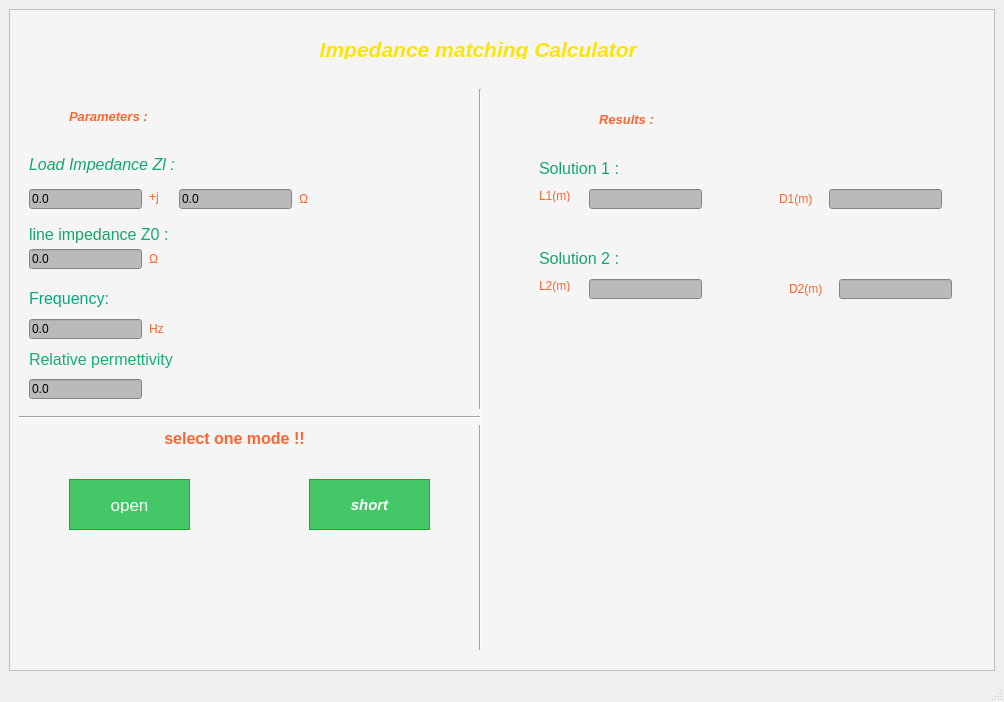
<?xml version="1.0" encoding="UTF-8"?>
<ui version="4.0">
 <class>projet_HF</class>
 <widget class="QMainWindow" name="projet_HF">
  <property name="geometry">
   <rect>
    <x>0</x>
    <y>0</y>
    <width>1004</width>
    <height>702</height>
   </rect>
  </property>
  <property name="windowTitle">
   <string>Projet HF</string>
  </property>
  <property name="windowIcon">
   <iconset>
    <normaloff>unnamed.png</normaloff>unnamed.png</iconset>
  </property>
  <widget class="QWidget" name="centralwidget">
   <layout class="QGridLayout" name="gridLayout">
    <item row="0" column="1">
     <widget class="QFrame" name="frame">
      <property name="styleSheet">
       <string notr="true">
background-color: rgb(245, 245, 245);</string>
      </property>
      <property name="frameShape">
       <enum>QFrame::StyledPanel</enum>
      </property>
      <property name="frameShadow">
       <enum>QFrame::Raised</enum>
      </property>
      <widget class="QLabel" name="label">
       <property name="geometry">
        <rect>
         <x>200</x>
         <y>30</y>
         <width>481</width>
         <height>20</height>
        </rect>
       </property>
       <property name="font">
        <font>
         <family>Arial</family>
         <pointsize>16</pointsize>
         <weight>75</weight>
         <italic>true</italic>
         <bold>true</bold>
        </font>
       </property>
       <property name="styleSheet">
        <string notr="true">
color: rgb(255, 228,2);</string>
       </property>
       <property name="text">
        <string>                   Impedance matching Calculator</string>
       </property>
      </widget>
      <widget class="QLabel" name="label_2">
       <property name="geometry">
        <rect>
         <x>60</x>
         <y>100</y>
         <width>101</width>
         <height>16</height>
        </rect>
       </property>
       <property name="font">
        <font>
         <family>Arial</family>
         <pointsize>10</pointsize>
         <weight>75</weight>
         <italic>true</italic>
         <bold>true</bold>
        </font>
       </property>
       <property name="text">
        <string>&lt;html&gt;&lt;head/&gt;&lt;body&gt;&lt;p&gt;&lt;span style=&quot; font-size:10pt; font-weight:600; font-style:italic; color:#ff652f;&quot;&gt;Parameters :&lt;/span&gt;&lt;/p&gt;&lt;/body&gt;&lt;/html&gt;</string>
       </property>
      </widget>
      <widget class="QLabel" name="label_3">
       <property name="geometry">
        <rect>
         <x>20</x>
         <y>140</y>
         <width>161</width>
         <height>31</height>
        </rect>
       </property>
       <property name="text">
        <string>&lt;html&gt;&lt;head/&gt;&lt;body&gt;&lt;p&gt;&lt;span style=&quot; font-size:12pt; font-style:italic; color:#14a76c;&quot;&gt;Load Impedance Zl :&lt;/span&gt;&lt;/p&gt;&lt;/body&gt;&lt;/html&gt;</string>
       </property>
      </widget>
      <widget class="QLineEdit" name="Rl">
       <property name="geometry">
        <rect>
         <x>20</x>
         <y>180</y>
         <width>113</width>
         <height>20</height>
        </rect>
       </property>
       <property name="styleSheet">
        <string notr="true">
background-color: rgb(186, 186, 186);</string>
       </property>
       <property name="text">
        <string>0.0</string>
       </property>
      </widget>
      <widget class="QLineEdit" name="XL">
       <property name="geometry">
        <rect>
         <x>170</x>
         <y>180</y>
         <width>113</width>
         <height>20</height>
        </rect>
       </property>
       <property name="styleSheet">
        <string notr="true">
background-color: rgb(186, 186, 186);</string>
       </property>
       <property name="text">
        <string>0.0</string>
       </property>
      </widget>
      <widget class="QLabel" name="label_4">
       <property name="geometry">
        <rect>
         <x>20</x>
         <y>210</y>
         <width>191</width>
         <height>31</height>
        </rect>
       </property>
       <property name="text">
        <string>&lt;html&gt;&lt;head/&gt;&lt;body&gt;&lt;p&gt;&lt;span style=&quot; font-size:12pt; color:#14a76c;&quot;&gt;line impedance Z0 :&lt;/span&gt;&lt;/p&gt;&lt;/body&gt;&lt;/html&gt;</string>
       </property>
      </widget>
      <widget class="QLineEdit" name="Z0">
       <property name="geometry">
        <rect>
         <x>20</x>
         <y>240</y>
         <width>113</width>
         <height>20</height>
        </rect>
       </property>
       <property name="styleSheet">
        <string notr="true">background-color: rgb(186, 186, 186);</string>
       </property>
       <property name="text">
        <string>0.0</string>
       </property>
      </widget>
      <widget class="QLabel" name="label_5">
       <property name="geometry">
        <rect>
         <x>140</x>
         <y>240</y>
         <width>21</width>
         <height>21</height>
        </rect>
       </property>
       <property name="text">
        <string>&lt;html&gt;&lt;head/&gt;&lt;body&gt;&lt;p&gt;&lt;span style=&quot; font-size:9pt; color:#ff652f;&quot;&gt;Ω&lt;/span&gt;&lt;/p&gt;&lt;/body&gt;&lt;/html&gt;</string>
       </property>
      </widget>
      <widget class="QPushButton" name="shrt">
       <property name="geometry">
        <rect>
         <x>300</x>
         <y>470</y>
         <width>121</width>
         <height>51</height>
        </rect>
       </property>
       <property name="font">
        <font>
         <family>Arial</family>
         <pointsize>-1</pointsize>
         <weight>75</weight>
         <italic>true</italic>
         <bold>true</bold>
         <underline>false</underline>
         <strikeout>false</strikeout>
        </font>
       </property>
       <property name="styleSheet">
        <string notr="true">QPushButton {
	background-color:#44c767;
	border-radius:28px;
	border:1px solid #18ab29;
	display:inline-block;
	cursor:pointer;
	color:#ffffff;
	font-family:Arial;
	font-size:15px;
	padding:15px 30px;
	text-decoration:none;
	text-shadow:0px 1px 0px #2f6627;
}
QPushButton:hover {
	background-color:#5cbf2a;
}
QPushButton:active {
	position:relative;
	top:1px;
}
</string>
       </property>
       <property name="text">
        <string>short</string>
       </property>
      </widget>
      <widget class="QLabel" name="label_6">
       <property name="geometry">
        <rect>
         <x>140</x>
         <y>180</y>
         <width>21</width>
         <height>16</height>
        </rect>
       </property>
       <property name="text">
        <string>&lt;html&gt;&lt;head/&gt;&lt;body&gt;&lt;p&gt;&lt;span style=&quot; font-size:9pt; color:#ff652f;&quot;&gt;+j&lt;/span&gt;&lt;/p&gt;&lt;/body&gt;&lt;/html&gt;</string>
       </property>
      </widget>
      <widget class="QLabel" name="label_7">
       <property name="geometry">
        <rect>
         <x>290</x>
         <y>180</y>
         <width>47</width>
         <height>21</height>
        </rect>
       </property>
       <property name="text">
        <string>&lt;html&gt;&lt;head/&gt;&lt;body&gt;&lt;p&gt;&lt;span style=&quot; font-size:9pt; color:#ff652f;&quot;&gt;Ω&lt;/span&gt;&lt;/p&gt;&lt;/body&gt;&lt;/html&gt;</string>
       </property>
      </widget>
      <widget class="QLabel" name="label_8">
       <property name="geometry">
        <rect>
         <x>590</x>
         <y>100</y>
         <width>71</width>
         <height>21</height>
        </rect>
       </property>
       <property name="text">
        <string>&lt;html&gt;&lt;head/&gt;&lt;body&gt;&lt;p&gt;&lt;span style=&quot; font-size:10pt; font-weight:600; font-style:italic; color:#ff652f;&quot;&gt;Results :&lt;/span&gt;&lt;/p&gt;&lt;/body&gt;&lt;/html&gt;</string>
       </property>
      </widget>
      <widget class="QLabel" name="label_9">
       <property name="geometry">
        <rect>
         <x>530</x>
         <y>150</y>
         <width>121</width>
         <height>16</height>
        </rect>
       </property>
       <property name="text">
        <string>&lt;html&gt;&lt;head/&gt;&lt;body&gt;&lt;p&gt;&lt;span style=&quot; font-size:12pt; color:#14a76c;&quot;&gt;Solution 1 :&lt;/span&gt;&lt;/p&gt;&lt;/body&gt;&lt;/html&gt;</string>
       </property>
      </widget>
      <widget class="QLabel" name="label_10">
       <property name="geometry">
        <rect>
         <x>530</x>
         <y>180</y>
         <width>47</width>
         <height>13</height>
        </rect>
       </property>
       <property name="text">
        <string>&lt;html&gt;&lt;head/&gt;&lt;body&gt;&lt;p&gt;&lt;span style=&quot; font-size:9pt; color:#ff652f;&quot;&gt;L1(m)&lt;/span&gt;&lt;/p&gt;&lt;/body&gt;&lt;/html&gt;</string>
       </property>
      </widget>
      <widget class="QLabel" name="label_12">
       <property name="geometry">
        <rect>
         <x>530</x>
         <y>240</y>
         <width>111</width>
         <height>16</height>
        </rect>
       </property>
       <property name="text">
        <string>&lt;html&gt;&lt;head/&gt;&lt;body&gt;&lt;p&gt;&lt;span style=&quot; font-size:12pt; color:#14a76c;&quot;&gt;Solution 2 :&lt;/span&gt;&lt;/p&gt;&lt;/body&gt;&lt;/html&gt;</string>
       </property>
      </widget>
      <widget class="QLabel" name="label_13">
       <property name="geometry">
        <rect>
         <x>530</x>
         <y>270</y>
         <width>47</width>
         <height>13</height>
        </rect>
       </property>
       <property name="text">
        <string>&lt;html&gt;&lt;head/&gt;&lt;body&gt;&lt;p&gt;&lt;span style=&quot; font-size:9pt; color:#ff652f;&quot;&gt;L2(m)&lt;/span&gt;&lt;/p&gt;&lt;/body&gt;&lt;/html&gt;</string>
       </property>
      </widget>
      <widget class="QLineEdit" name="L2">
       <property name="geometry">
        <rect>
         <x>580</x>
         <y>270</y>
         <width>113</width>
         <height>20</height>
        </rect>
       </property>
       <property name="styleSheet">
        <string notr="true">background-color: rgb(186, 186, 186);</string>
       </property>
       <property name="text">
        <string/>
       </property>
      </widget>
      <widget class="QLabel" name="label_15">
       <property name="geometry">
        <rect>
         <x>780</x>
         <y>270</y>
         <width>47</width>
         <height>21</height>
        </rect>
       </property>
       <property name="text">
        <string>&lt;html&gt;&lt;head/&gt;&lt;body&gt;&lt;p&gt;&lt;span style=&quot; color:#ff652f;&quot;&gt;D2(m)&lt;/span&gt;&lt;/p&gt;&lt;/body&gt;&lt;/html&gt;</string>
       </property>
      </widget>
      <widget class="QLineEdit" name="D2">
       <property name="geometry">
        <rect>
         <x>830</x>
         <y>270</y>
         <width>113</width>
         <height>20</height>
        </rect>
       </property>
       <property name="styleSheet">
        <string notr="true">background-color: rgb(186, 186, 186);</string>
       </property>
       <property name="text">
        <string/>
       </property>
      </widget>
      <widget class="QLabel" name="label_16">
       <property name="geometry">
        <rect>
         <x>540</x>
         <y>330</y>
         <width>351</width>
         <height>16</height>
        </rect>
       </property>
       <property name="text">
        <string/>
       </property>
      </widget>
      <widget class="QLineEdit" name="L1">
       <property name="geometry">
        <rect>
         <x>580</x>
         <y>180</y>
         <width>113</width>
         <height>20</height>
        </rect>
       </property>
       <property name="styleSheet">
        <string notr="true">background-color: rgb(186, 186, 186);</string>
       </property>
       <property name="text">
        <string/>
       </property>
      </widget>
      <widget class="QLabel" name="label_17">
       <property name="geometry">
        <rect>
         <x>770</x>
         <y>180</y>
         <width>41</width>
         <height>21</height>
        </rect>
       </property>
       <property name="text">
        <string>&lt;html&gt;&lt;head/&gt;&lt;body&gt;&lt;p&gt;&lt;span style=&quot; font-size:9pt; color:#ff652f;&quot;&gt;D1(m)&lt;/span&gt;&lt;/p&gt;&lt;/body&gt;&lt;/html&gt;</string>
       </property>
      </widget>
      <widget class="QLineEdit" name="D1">
       <property name="geometry">
        <rect>
         <x>820</x>
         <y>180</y>
         <width>113</width>
         <height>20</height>
        </rect>
       </property>
       <property name="styleSheet">
        <string notr="true">background-color: rgb(186, 186, 186);</string>
       </property>
       <property name="text">
        <string/>
       </property>
      </widget>
      <widget class="QLabel" name="label_18">
       <property name="geometry">
        <rect>
         <x>540</x>
         <y>310</y>
         <width>411</width>
         <height>221</height>
        </rect>
       </property>
       <property name="text">
        <string/>
       </property>
       <property name="pixmap">
        <pixmap>unnamed.jpg</pixmap>
       </property>
      </widget>
      <widget class="QLabel" name="label_21">
       <property name="geometry">
        <rect>
         <x>20</x>
         <y>280</y>
         <width>131</width>
         <height>20</height>
        </rect>
       </property>
       <property name="text">
        <string>&lt;html&gt;&lt;head/&gt;&lt;body&gt;&lt;p&gt;&lt;span style=&quot; font-size:12pt; color:#00aa7f;&quot;&gt;Frequency:&lt;/span&gt;&lt;/p&gt;&lt;/body&gt;&lt;/html&gt;</string>
       </property>
      </widget>
      <widget class="Line" name="line">
       <property name="geometry">
        <rect>
         <x>461</x>
         <y>80</y>
         <width>20</width>
         <height>561</height>
        </rect>
       </property>
       <property name="styleSheet">
        <string notr="true">
background-color: rgb(245, 245, 245);</string>
       </property>
       <property name="orientation">
        <enum>Qt::Vertical</enum>
       </property>
      </widget>
      <widget class="QLineEdit" name="freq">
       <property name="geometry">
        <rect>
         <x>20</x>
         <y>310</y>
         <width>113</width>
         <height>20</height>
        </rect>
       </property>
       <property name="styleSheet">
        <string notr="true">background-color: rgb(186, 186, 186);</string>
       </property>
       <property name="text">
        <string>0.0</string>
       </property>
      </widget>
      <widget class="QLabel" name="label_22">
       <property name="geometry">
        <rect>
         <x>140</x>
         <y>310</y>
         <width>41</width>
         <height>21</height>
        </rect>
       </property>
       <property name="text">
        <string>&lt;html&gt;&lt;head/&gt;&lt;body&gt;&lt;p&gt;&lt;span style=&quot; color:#ff652f;&quot;&gt;Hz&lt;/span&gt;&lt;/p&gt;&lt;/body&gt;&lt;/html&gt;</string>
       </property>
      </widget>
      <widget class="QLabel" name="label_23">
       <property name="geometry">
        <rect>
         <x>20</x>
         <y>340</y>
         <width>47</width>
         <height>13</height>
        </rect>
       </property>
       <property name="text">
        <string/>
       </property>
      </widget>
      <widget class="QLabel" name="label_24">
       <property name="geometry">
        <rect>
         <x>20</x>
         <y>340</y>
         <width>181</width>
         <height>21</height>
        </rect>
       </property>
       <property name="text">
        <string>&lt;html&gt;&lt;head/&gt;&lt;body&gt;&lt;p&gt;&lt;span style=&quot; font-size:12pt; color:#15b070;&quot;&gt;Relative permettivity&lt;/span&gt;&lt;/p&gt;&lt;/body&gt;&lt;/html&gt;</string>
       </property>
      </widget>
      <widget class="QLineEdit" name="ebs">
       <property name="geometry">
        <rect>
         <x>20</x>
         <y>370</y>
         <width>113</width>
         <height>20</height>
        </rect>
       </property>
       <property name="styleSheet">
        <string notr="true">background-color: rgb(186, 186, 186);</string>
       </property>
       <property name="text">
        <string>0.0</string>
       </property>
      </widget>
      <widget class="QLabel" name="label_25">
       <property name="geometry">
        <rect>
         <x>140</x>
         <y>380</y>
         <width>47</width>
         <height>13</height>
        </rect>
       </property>
       <property name="text">
        <string/>
       </property>
      </widget>
      <widget class="QPushButton" name="opn">
       <property name="geometry">
        <rect>
         <x>60</x>
         <y>470</y>
         <width>121</width>
         <height>51</height>
        </rect>
       </property>
       <property name="styleSheet">
        <string notr="true">QPushButton {
	background-color:#44c767;
	border-radius:28px;
	border:1px solid #18ab29;
	display:inline-block;
	cursor:pointer;
	color:#ffffff;
	font-family:Arial;
	font-size:17px;
	padding:16px 31px;
	text-decoration:none;
	text-shadow:0px 1px 0px #2f6627;
}
QPushButton:hover {
	background-color:#5cbf2a;
}
QPushButton:active {
	position:relative;
	top:1px;
}
</string>
       </property>
       <property name="text">
        <string>open</string>
       </property>
      </widget>
      <widget class="Line" name="line_2">
       <property name="geometry">
        <rect>
         <x>10</x>
         <y>400</y>
         <width>461</width>
         <height>16</height>
        </rect>
       </property>
       <property name="orientation">
        <enum>Qt::Horizontal</enum>
       </property>
      </widget>
      <widget class="QLabel" name="label_26">
       <property name="geometry">
        <rect>
         <x>130</x>
         <y>420</y>
         <width>191</width>
         <height>20</height>
        </rect>
       </property>
       <property name="text">
        <string>&lt;html&gt;&lt;head/&gt;&lt;body&gt;&lt;p align=&quot;center&quot;&gt;&lt;span style=&quot; font-size:12pt; font-weight:600; color:#ff652f;&quot;&gt;select one mode !!&lt;/span&gt;&lt;/p&gt;&lt;/body&gt;&lt;/html&gt;</string>
       </property>
      </widget>
      <zorder>label</zorder>
      <zorder>label_2</zorder>
      <zorder>label_3</zorder>
      <zorder>Rl</zorder>
      <zorder>XL</zorder>
      <zorder>label_4</zorder>
      <zorder>Z0</zorder>
      <zorder>label_5</zorder>
      <zorder>shrt</zorder>
      <zorder>label_6</zorder>
      <zorder>label_7</zorder>
      <zorder>label_8</zorder>
      <zorder>label_9</zorder>
      <zorder>label_10</zorder>
      <zorder>label_12</zorder>
      <zorder>label_13</zorder>
      <zorder>L2</zorder>
      <zorder>label_15</zorder>
      <zorder>label_16</zorder>
      <zorder>L1</zorder>
      <zorder>label_17</zorder>
      <zorder>D1</zorder>
      <zorder>label_18</zorder>
      <zorder>D2</zorder>
      <zorder>label_21</zorder>
      <zorder>line</zorder>
      <zorder>freq</zorder>
      <zorder>label_22</zorder>
      <zorder>label_23</zorder>
      <zorder>label_24</zorder>
      <zorder>ebs</zorder>
      <zorder>label_25</zorder>
      <zorder>opn</zorder>
      <zorder>line_2</zorder>
      <zorder>label_26</zorder>
     </widget>
    </item>
   </layout>
  </widget>
  <widget class="QMenuBar" name="menubar">
   <property name="geometry">
    <rect>
     <x>0</x>
     <y>0</y>
     <width>1004</width>
     <height>21</height>
    </rect>
   </property>
  </widget>
  <widget class="QStatusBar" name="statusbar"/>
 </widget>
 <resources/>
 <connections/>
</ui>
